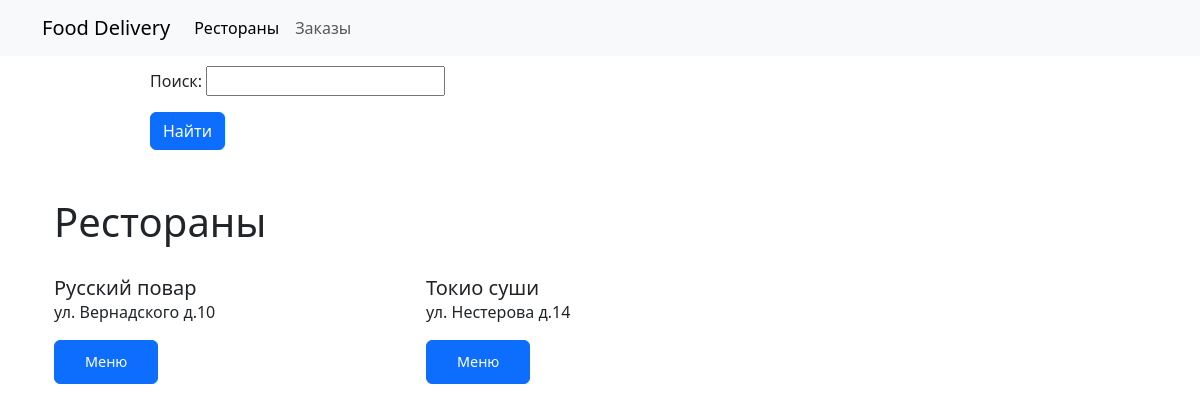
The app's page /delivery/rests/, older data.
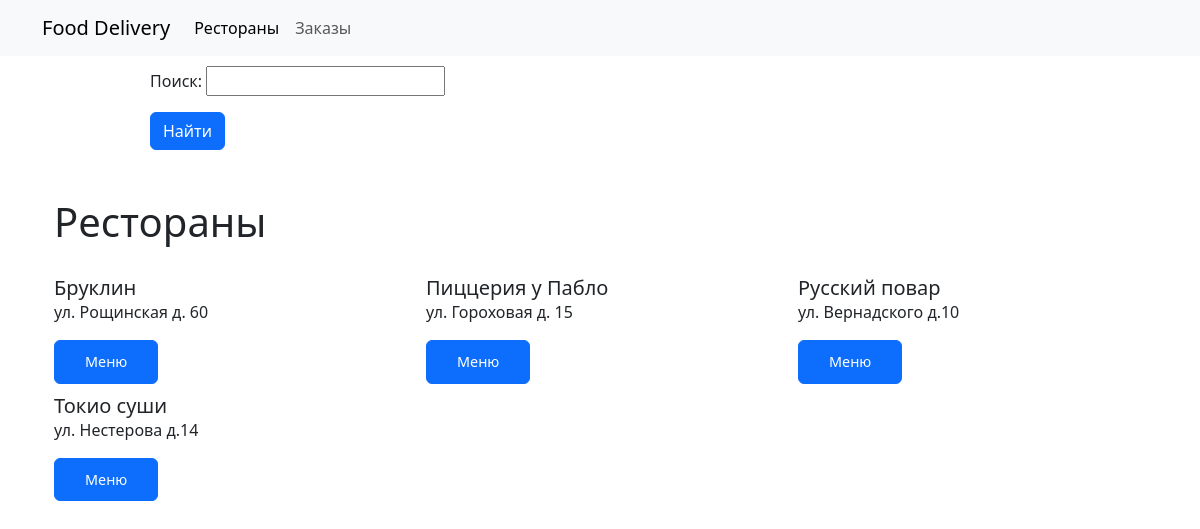
The same page, newer data.
### food_delivery/models.py (models this page shows, shortened)
class Restaurant(models.Model):
    id_rest = models.AutoField(auto_created=True, primary_key=True, verbose_name='id ресторана')
    name = models.CharField(max_length=80,verbose_name='название ресторана')
    address = models.CharField(max_length=100,verbose_name='адрес ресторана')
    photo_rest = models.ImageField(null = True, blank = True, upload_to=rest_photo_directory_path, verbose_name='фото ресторана')
    id_warehouse = models.OneToOneField(
        Warehouse,
        verbose_name='склад',
        related_name='restaurant',
        null=True,
        blank=True,
        on_delete=models.SET_NULL
    )
    class Meta:
        verbose_name = 'Ресторан'
        verbose_name_plural = 'Рестораны'
        ordering = ['name']

### food_delivery/views.py (the view)
# urls.py: path('rests/',RestaurantsListViews.as_view(),name = 'rests'),
class RestaurantsListViews(FilterView):
    template_name = 'food_delivery/restaurants_list.html'
    model = Restaurant
    context_object_name = 'rests'
    filterset_class = RestsFilter

### food_delivery/templates/food_delivery/restaurants_list.html (shortened to what this page needs)
{% extends 'base.html' %}
{% block sidebar %}
<div class="col-md-3" style="margin-top: 10px; margin-left: 150px;">
    <div class="card-body">
        <form method="get">
            {{ filter.form.as_p }}
            <button class="btn btn-primary" type="submit">Найти</button>
        </form>
    </div>
</div>
{% endblock %}
{% block body %}
<div class="container nt-5 mb-5">
    <div class="container nt-5 mt-5">
        <h1 style="margin-bottom: 30px;">Рестораны</h1>
        <div class="row">
            {% for rest in rests %}
                <div class="col-md-4 nt-4" style="margin-bottom: 10px">
                    <div class="card-body">
                        <h5 class="card-title">{{rest.name}}</h5>
                        <p class="card-text">{{rest.address}}</p>
                        <form action="{% url 'food_delivery:rest_menu' rest.pk %}">
                            <button class="btn btn-primary" style="padding: 10px 30px; font-size: 0.9rem;"
                            >Меню</button>
                        </form>
                    </div>
                </div>
            {% endfor %}
        </div>
    </div>
</div>
{% endblock %}

Row changes from the older to the newer data that the page shows:
added Restaurant: name "Бруклин", address "ул. Рощинская д. 60"
added Restaurant: name "Пиццерия у Пабло", address "ул. Гороховая д. 15"
